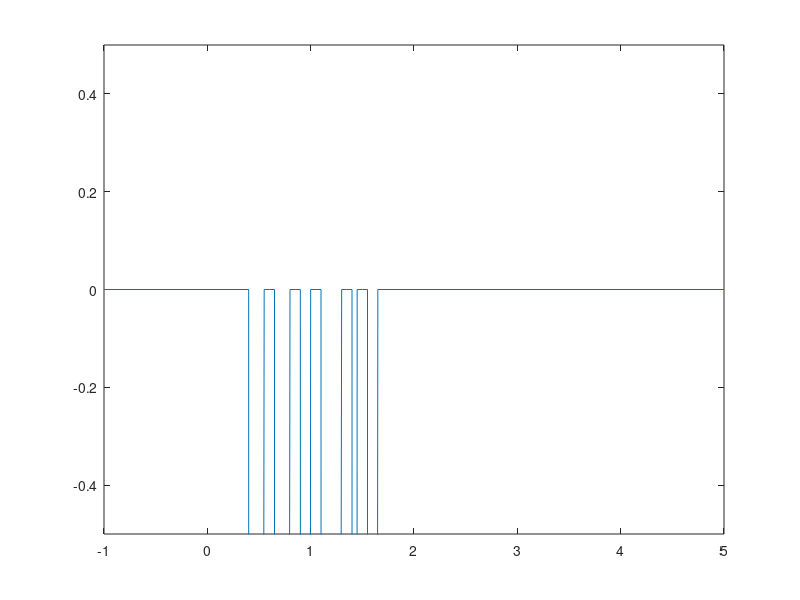

This chart was generated by the following MATLAB code:
function [x_grid,y_grid,z_heights] = meshGridTerrain

depth = -20;
width = 0.1;
x_init = 0.4;
x_grid = [-1,x_init,x_init+0.01];
z = [0, 0, depth];

%stone 1:
c2c1 = 0.2;
s1 = [0.55, 0.6, 0.65, 0.651];
z1 = [0,0,0, depth];

%stone 2:
c2c2 = 0.25;
s2 = [0.8, 0.85, 0.9, 0.91];
z2 = [0,0,0, depth];

%stone 3:
c2c3 = 0.2;
s3 = [1.0, 1.05, 1.1, 1.11];
z3 = [0,0,0, depth];

%stone 4:
c2c4 = 0.3;
s4 = [1.3, 1.35, 1.4, 1.41];
z4 = [0,0,0, depth];

%stone 5:
c2c5 = 0.15;
s5 = [1.45, 1.5, 1.55, 1.551];
z5 = [0,0,0, depth];

%stone 6(ground):
c2c6 = 0.2;
s6 = [1.65, 1.7, 5];
z6 = [0,0,0];

x_grid = [x_grid, s1,s2,s3,s4,s5,s6];
z = [z,z1,z2,z3,z4,z5,z6];
y_grid = [-2 2];
z_heights = [z;z]';



% num = 5; %number of stepping stones
% length = 0.08*ones(1,30); %length vector
% % length = [0.03 0.075 0.045 0.09 0.06]
% c2c = [0.2 0.15 0.2 0.3 0.2 0.5 0.5*ones(1,30)]; %center to center distance vector
% % h = [0.04 -0.02 0.01 -0.03 0.0 0.0 0.0 0.0 0.0, zeros(1,10)];
% h = zeros(1,20);
% x_init = 0.4; %terrain starting position
% 
% x_grid = [-1, x_init+length(1)/2];
% z = [0,0];
% for i = 1:num
%     x_grid = [x_grid, x_init+sum(c2c(1:i))-c2c(i)/2,x_init+sum(c2c(1:i))-length(i)/2,x_init+sum(c2c(1:i)),x_init+sum(c2c(1:i))+length(i)/2];
%     z = [z,-100,h(i),h(i),h(i)];
% end
% x_grid = [x_grid,5];
% z = [z,0];
% y_grid = [-2 2];
% z_heights = [z;z]';


plot(x_grid,z); ylim([-0.5 0.5]);
end